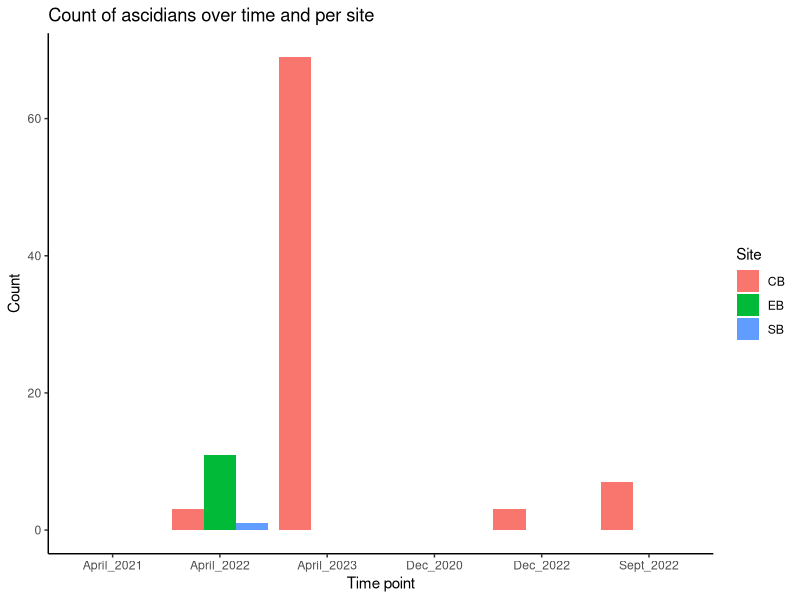

Source code (R):
## ---- chunk 1
rm(list=ls())
library(tidyverse)
library(dplyr)
library(readxl)
## ---- chunk 2
benthic.data <- read_excel("Benthic_cover.xlsx")
## ---- chunk 3
ascidians.full <- benthic.data[, c("Image ID", "Image name", "TP", "Site", "Transect_ID", "Transect_no", "ASCD")]
## ---- chunk 4
month_year <- strsplit(ascidians.full$TP, "_")
month <- sapply(month_year, function(x) x[1])
year <- sapply(month_year, function(x) x[2])
months <- c("January", "February", "March", "April", "May", "June", "July",
            "August", "Sept", "October", "November", "Dec") 
            # Sept and Dec because that's how they're saved in ascidians.full
month_numeric <- match(month, months)
year_numeric <- as.numeric(year)
date <- as.Date(paste(year_numeric, month_numeric, "01", sep = "-"))

# Save the date in a new column, other than TP
ascidians.full$Date <- date
## ---- chunk 5
# Summed up cover = how many is there
ascidians.sum <- ascidians.full %>%
  group_by(TP, Site, Date) %>%
  summarize(sum_cover = sum(ASCD))

# simple plot
ggplot(ascidians.sum, aes(x = TP, y = sum_cover, fill = Site)) +
  geom_bar(stat = "identity", position = "dodge") +
  labs(x = "Time point", y = "Count", fill = "Site") +
  ggtitle("Count of ascidians over time and per site") +
  theme_classic()


# Mean cover = on average, how many is there per TP and Site
# ascidians.mean <- 
